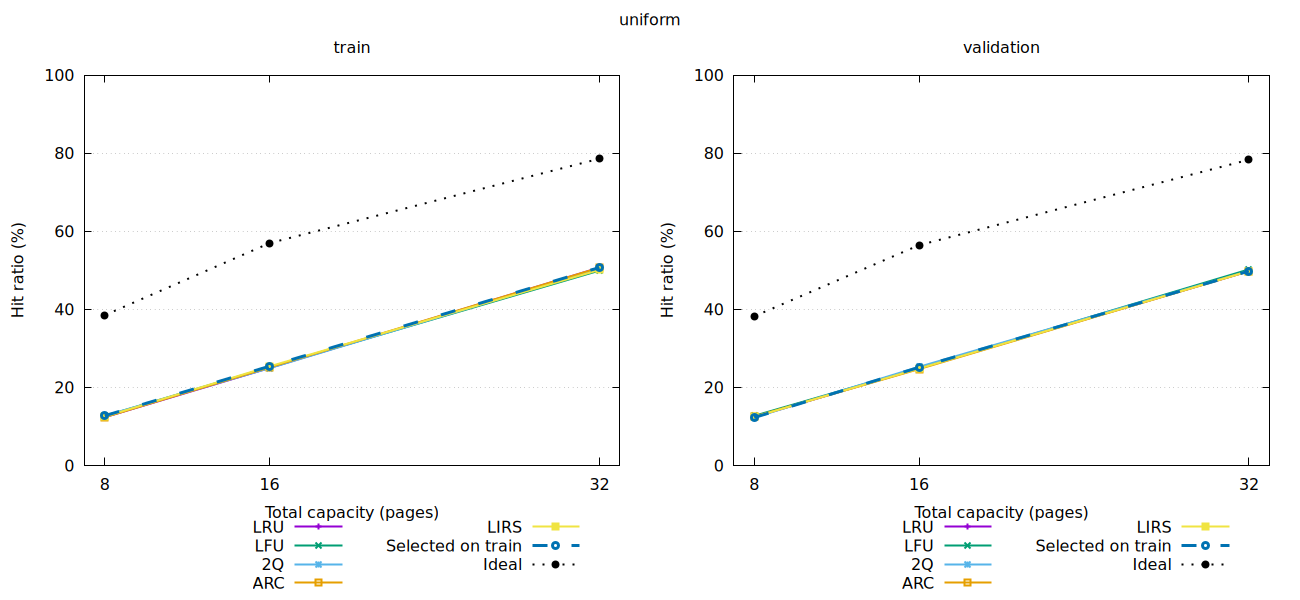

Reproduce this figure in gnuplot.
set terminal svg size 1300,600 dynamic
set output 'plots/uniform.svg'
set encoding utf8
set grid ytics
set yrange [0:100]
set xlabel 'Total capacity (pages)'
set ylabel 'Hit ratio (%)'
set xtics ("8" 8,"16" 16,"32" 32)
set xrange [7:33]
set key outside bottom center horizontal maxrows 3
set multiplot layout 1,2 title 'uniform'
set title 'train'
plot for [col=2:6] 'plot_data/uniform_train.tsv' using 1:col with linespoints lw 2 title columnhead(col), 'plot_data/uniform_train.tsv' using 1:7 with linespoints lw 3 dt 2 title 'Selected on train', 'plot_data/uniform_train.tsv' using 1:8 with linespoints lw 2 dt 3 lc rgb 'black' title 'Ideal'
set title 'validation'
plot for [col=2:6] 'plot_data/uniform_validation.tsv' using 1:col with linespoints lw 2 title columnhead(col), 'plot_data/uniform_validation.tsv' using 1:7 with linespoints lw 3 dt 2 title 'Selected on train', 'plot_data/uniform_validation.tsv' using 1:8 with linespoints lw 2 dt 3 lc rgb 'black' title 'Ideal'
unset multiplot
unset output
set terminal pngcairo size 1300,600
set output 'plots/uniform.png'
set encoding utf8
set grid ytics
set yrange [0:100]
set xlabel 'Total capacity (pages)'
set ylabel 'Hit ratio (%)'
set xtics ("8" 8,"16" 16,"32" 32)
set xrange [7:33]
set key outside bottom center horizontal maxrows 3
set multiplot layout 1,2 title 'uniform'
set title 'train'
plot for [col=2:6] 'plot_data/uniform_train.tsv' using 1:col with linespoints lw 2 title columnhead(col), 'plot_data/uniform_train.tsv' using 1:7 with linespoints lw 3 dt 2 title 'Selected on train', 'plot_data/uniform_train.tsv' using 1:8 with linespoints lw 2 dt 3 lc rgb 'black' title 'Ideal'
set title 'validation'
plot for [col=2:6] 'plot_data/uniform_validation.tsv' using 1:col with linespoints lw 2 title columnhead(col), 'plot_data/uniform_validation.tsv' using 1:7 with linespoints lw 3 dt 2 title 'Selected on train', 'plot_data/uniform_validation.tsv' using 1:8 with linespoints lw 2 dt 3 lc rgb 'black' title 'Ideal'
unset multiplot
unset output
